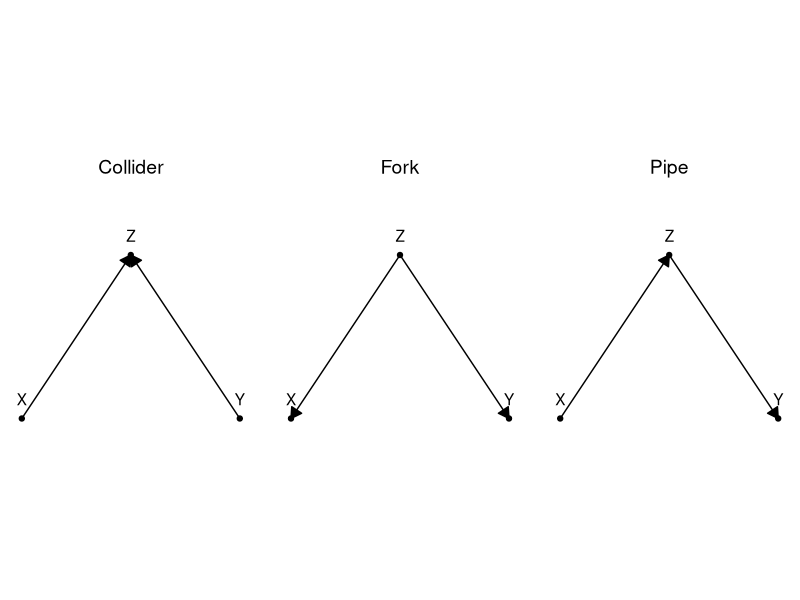

This figure's R source:
## ---- chunk 1
library(ggplot2)
library(grid)

nodes <- rbind(
  data.frame(diagram = "Collider", name = c("X","Z","Y"), x = c(0,1,2), y = c(0,1.5,0)),
  data.frame(diagram = "Fork",     name = c("X","Z","Y"), x = c(0,1,2), y = c(0,1.5,0)),
  data.frame(diagram = "Pipe",     name = c("X","Z","Y"), x = c(0,1,2), y = c(0,1.5,0))
)

edges <- rbind(
  data.frame(diagram = "Collider", from = c("X","Y"), to = c("Z","Z")),
  data.frame(diagram = "Fork",     from = c("Z","Z"), to = c("X","Y")),
  data.frame(diagram = "Pipe",     from = c("X","Z"), to = c("Z","Y"))
)

edges |>
  merge(nodes[, c("diagram","name","x","y")], by.x = c("diagram","from"), by.y = c("diagram","name")) |>
  merge(nodes[, c("diagram","name","x","y")], by.x = c("diagram","to"),   by.y = c("diagram","name"),
        suffixes = c("_from","_to")) |>
  (\(e) {
    ggplot() +
      geom_segment(data = e, aes(x = x_from, y = y_from, xend = x_to, yend = y_to),
                   arrow = arrow(length = unit(3, "mm"), type = "closed"), lineend = "round") +
      geom_point(data = nodes, aes(x, y), size = 1.5) +
      geom_text(data = nodes, aes(x, y, label = name), vjust = -1.1) +
      facet_wrap(~ diagram, nrow = 1) +
      coord_equal(xlim = c(-0.2, 2.2), ylim = c(-0.2, 2.2), expand = FALSE) +
      theme_void() +
      theme(strip.text = element_text(hjust = 0.5, size = 14, vjust = 1))
  })()
